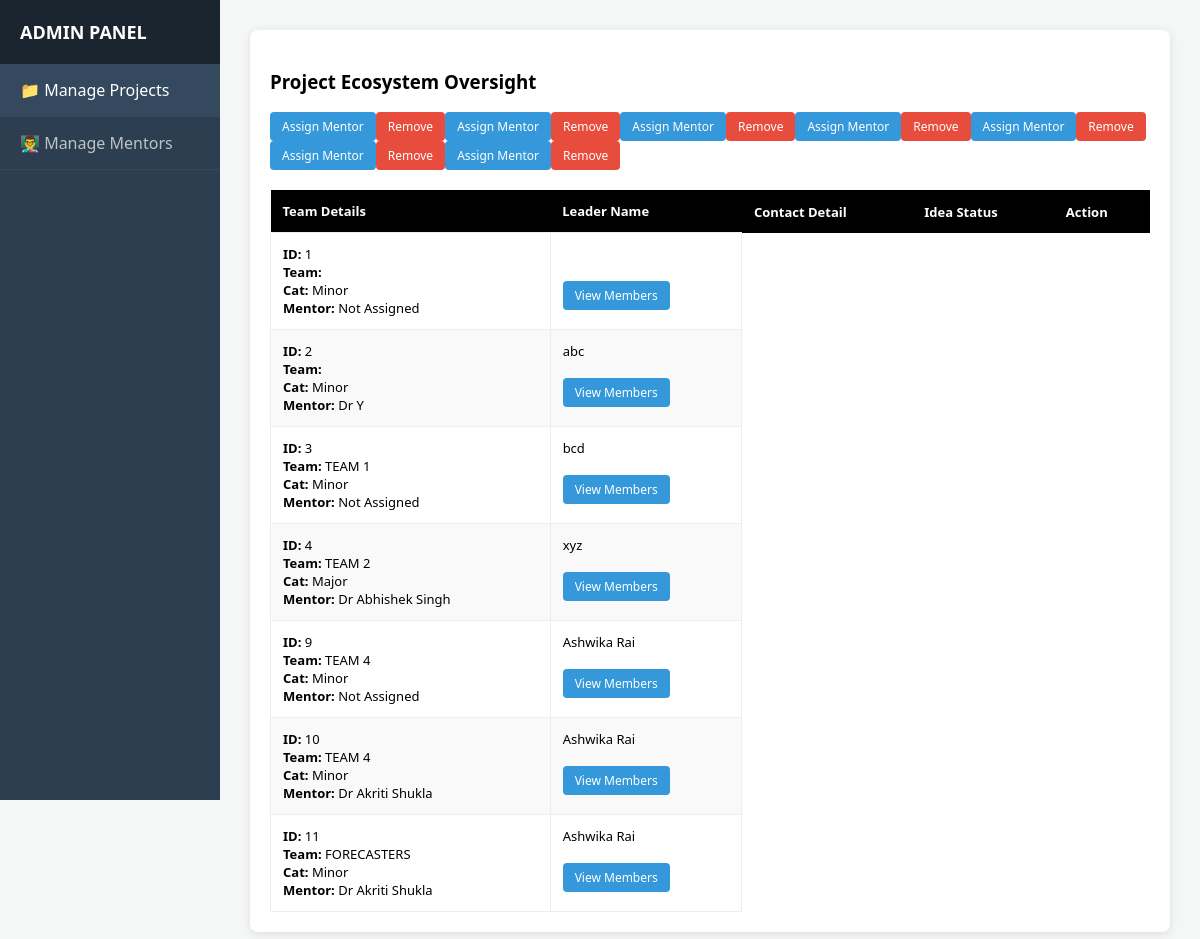
The page /admin_test.php on the database its author committed.
### tables this page shows
CREATE TABLE `projects` (
  `project_id` int(11) NOT NULL,
  `title` varchar(200) DEFAULT NULL,
  `team_name` varchar(100) DEFAULT NULL,
  `total_members` int(11) DEFAULT NULL,
  `project_file` varchar(255) DEFAULT NULL,
  `submission_date` timestamp NULL DEFAULT current_timestamp(),
  `description` text DEFAULT NULL,
  `project_type` enum('Minor','Major') DEFAULT NULL,
  `student_id` int(11) DEFAULT NULL,
  `mentor_id` int(11) DEFAULT NULL,
  `requested_faculty_name` varchar(100) DEFAULT NULL,
  `mentorship_request_status` varchar(20) DEFAULT 'Pending',
  `mentorship_request_date` timestamp NULL DEFAULT current_timestamp(),
  `status` enum('Proposed','Approved','Rejected') DEFAULT 'Proposed',
  `team_size` int(11) DEFAULT NULL,
  `leader_name` varchar(100) DEFAULT NULL,
  `leader_roll_no` varchar(50) DEFAULT NULL,
  `leader_branch` enum('AI&DS','CS','IT','ME','CE','IP','EE','EC','MT') NOT NULL,
  `leader_semester` enum('I','II','III','IV','V','VI','VII','VIII') NOT NULL,
  `leader_email` varchar(100) DEFAULT NULL,
  `leader_phone` varchar(20) DEFAULT NULL,
  `leader_sem` varchar(20) DEFAULT NULL,
  `member1_name` varchar(100) DEFAULT NULL,
  `member1_roll_no` varchar(50) DEFAULT NULL,
  `member1_branch` enum('AI&DS','CS','IT','ME','CE','IP','EE','EC','MT') DEFAULT NULL,
  `member1_email` varchar(100) DEFAULT NULL,
  `member1_phone` varchar(20) DEFAULT NULL,
  `member1_sem` enum('I','II','III','IV','V','VI','VII','VIII') DEFAULT NULL,
  `member2_name` varchar(100) DEFAULT NULL,
  `member2_roll_no` varchar(50) DEFAULT NULL,
  `member2_branch` enum('AI&DS','CS','IT','ME','CE','IP','EE','EC','MT') DEFAULT NULL,
  `member2_email` varchar(100) DEFAULT NULL,
  `member2_phone` varchar(20) DEFAULT NULL,
  `member2_sem` enum('I','II','III','IV','V','VI','VII','VIII') DEFAULT NULL,
  `member3_name` varchar(100) DEFAULT NULL,
  `member3_roll_no` varchar(50) DEFAULT NULL,
  `member3_branch` enum('AI&DS','CS','IT','ME','CE','IP','EE','EC','MT') DEFAULT NULL,
  `member3_email` varchar(100) DEFAULT NULL,
  `member3_phone` varchar(20) DEFAULT NULL,
  `member3_sem` enum('I','II','III','IV','V','VI','VII','VIII') DEFAULT NULL
);

CREATE TABLE `mentors` (
  `mentor_id` int(11) NOT NULL,
  `name` varchar(100) DEFAULT NULL,
  `email` varchar(100) DEFAULT NULL,
  `department` varchar(100) DEFAULT NULL,
  `phone` varchar(15) DEFAULT NULL
);

### admin_test.php (the view, shortened to what this page needs)
<?php
include "db.php";
$tab = isset($_GET['tab']) ? $_GET['tab'] : 'projects';
?>
<!DOCTYPE html>
<html lang="en">
<head>
</head>
<body>
<div class="sidebar">
    <h2>ADMIN PANEL</h2>
    <a href="?tab=projects" class="<?= $tab=='projects'?'active':'' ?>">📁 Manage Projects</a>
    <a href="?tab=mentors" class="<?= $tab=='mentors'?'active':'' ?>">👨‍🏫 Manage Mentors</a>
</div>
<div class="main-content">
    <div class="card">
        <?php if($tab == 'projects'): ?>
            <h3>Project Ecosystem Oversight</h3>
            <table>
                <thead>
                    <tr>
                        <th>Team Details</th>
                        <th>Leader Name</th>
                        <th>Contact Detail</th>
                        <th>Idea Status</th>
                        <th>Action</th>
                    </tr>
                </thead>
                <tbody>
                    <?php
                    $res = $conn->query("
    SELECT
        p.*,
        m.name AS mentor_name
    FROM projects p
    LEFT JOIN mentors m
        ON p.mentor_id = m.mentor_id
");
                    while($row = $res->fetch_assoc()): ?>
                    <tr>
                        <td>
                            <b>ID:</b> <?= $row['project_id'] ?><br>
                            <b>Team:</b> <?= strtoupper($row['team_name']) ?><br>
                            <b>Cat:</b> <?= $row['project_type'] ?><br>
       <b>Mentor:</b> <?= $row['mentor_name'] ?? 'Not Assigned' ?>
                         <td>
    <?= $row['leader_name'] ?><br><br>
    <a href="view_members.php?project_id=<?= $row['project_id'] ?>"
       class="btn btn-view">
       View Members
    </a>
</td>
   <a href="?tab=assign&project_id=<?= $row['project_id'] ?>"
       class="btn btn-view">
       Assign Mentor
    </a>
    <a href="?delete_project=<?= $row['project_id'] ?>"
       class="btn btn-del"
       onclick="return confirm('Remove Project?')">
       Remove
    </a>
</td>
                    </tr>
                    <?php endwhile; ?>
                </tbody>
            </table>
        <?php endif; ?>
    </div>
</div>
</body>
</html>

### admin_test.php (style rules this page uses)
body { font-family: 'Segoe UI', Arial; background: #f4f7f6; margin: 0; display: flex; }
.sidebar { width: 220px; background: #2c3e50; color: white; height: 100vh; position: fixed; }
.sidebar h2 { padding: 20px; font-size: 18px; background: #1a252f; margin: 0; }
.sidebar a { display: block; color: #bdc3c7; padding: 15px 20px; text-decoration: none; border-bottom: 1px solid #34495e; }
.sidebar a:hover, .sidebar a.active { background: #34495e; color: white; }
.main-content { margin-left: 220px; padding: 30px; width: calc(100% - 220px); }
.card { background: white; padding: 20px; border-radius: 8px; box-shadow: 0 2px 10px rgba(0,0,0,0.1); }
table { width: 100%; border-collapse: collapse; margin-top: 20px; }
th { background: #000; color: white; padding: 12px; text-align: left; font-size: 13px; }
td { padding: 12px; border: 1px solid #eee; font-size: 13px; vertical-align: top; }
tr:nth-child(even) { background: #f9f9f9; }
.btn { padding: 6px 12px; border-radius: 4px; border: none; cursor: pointer; text-decoration: none; font-size: 12px; color: white; display: inline-block; }
.btn-del { background: #e74c3c; }
.btn-view { background: #3498db; }

### rows shown on the page
projects: project_id "1", project_type "Minor", mentor_name "Not Assigned"
projects: project_id "2", project_type "Minor", mentor.name "Dr Y", leader_name "abc"
projects: project_id "3", team_name "TEAM 1", project_type "Minor", mentor_name "Not Assigned", leader_name "bcd"
projects: project_id "4", team_name "TEAM 2", project_type "Major", mentor.name "Dr Abhishek Singh", leader_name "xyz"
projects: project_id "9", team_name "TEAM 4", project_type "Minor", mentor_name "Not Assigned", leader_name "Ashwika Rai"
projects: project_id "10", team_name "TEAM 4", project_type "Minor", mentor.name "Dr Akriti Shukla", leader_name "Ashwika Rai"
projects: project_id "11", team_name "FORECASTERS", project_type "Minor", mentor.name "Dr Akriti Shukla", leader_name "Ashwika Rai"
